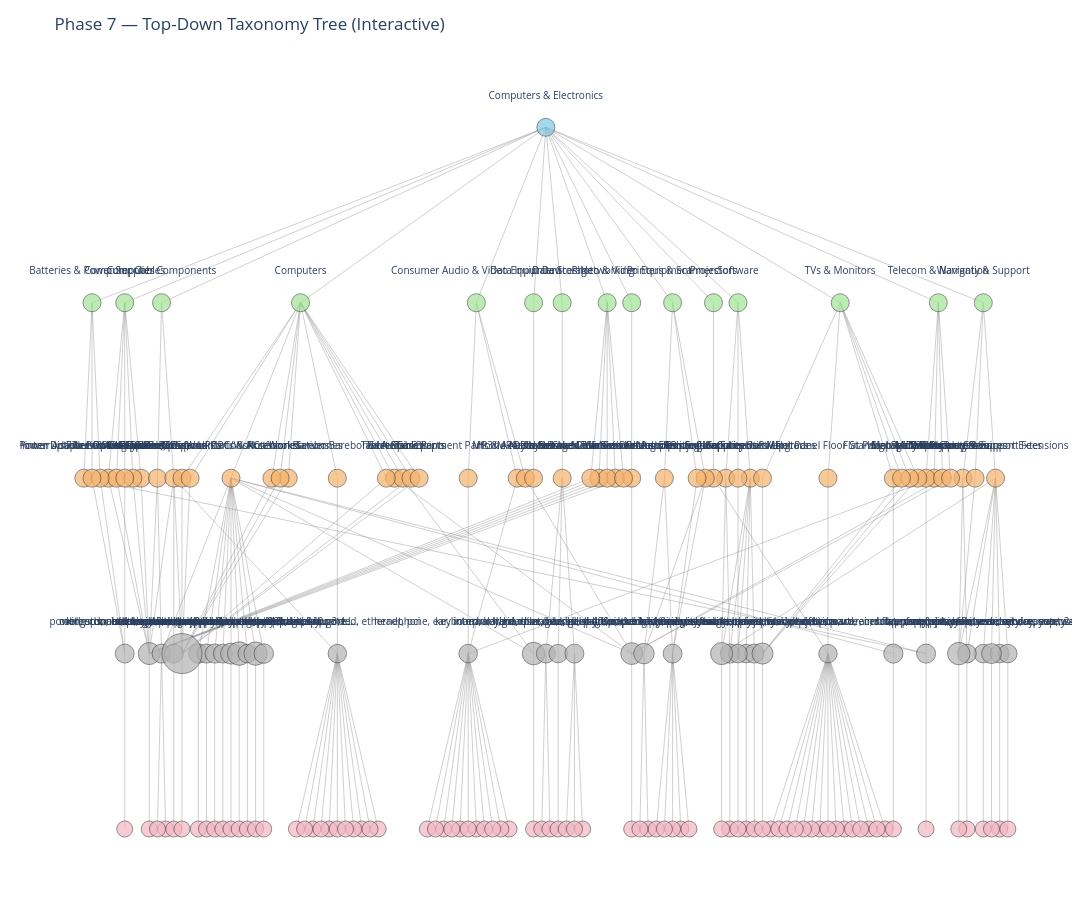

The notebook cell saved with this chart:
### Code cell
# === Phase 7: Interactive Top-Down TREE (Plotly) ===
# pip install plotly networkx

import json
from collections import defaultdict
from pathlib import Path

import networkx as nx
from networkx.readwrite import json_graph
import plotly.graph_objects as go

# ---------------------------
# Inputs / toggles
# ---------------------------
GRAPH_JSON_IN = "phase5_taxonomy_graph.json"   # from Phase 5
FOCUS_L1 = None        # e.g. "Computers & Electronics" or None for ALL
INCLUDE_LEVEL4 = True  # include product leaves
SHOW_LABELS = True     # draw text labels on nodes (except leaves)
MAX_LABEL = 40         # truncate labels for readability

# ---------------------------
# 1) Load graph
# ---------------------------
with open(GRAPH_JSON_IN, "r", encoding="utf-8") as f:
    data = json.load(f)
G = json_graph.node_link_graph(data, directed=True, multigraph=False)

print("Loaded:", G.number_of_nodes(), "nodes,", G.number_of_edges(), "edges")

# ---------------------------
# 2) Optional filtering
# ---------------------------
# Focus one Level1 branch
if FOCUS_L1 is not None:
    roots = [n for n, d in G.nodes(data=True) if d.get("type") == "level1" and d.get("label") == FOCUS_L1]
    if not roots:
        raise ValueError(f"Level1 '{FOCUS_L1}' not found.")
    keep = set([roots[0]])
    keep.update(nx.descendants(G, roots[0]))
    G = G.subgraph(keep).copy()
    print(f"Focused on L1='{FOCUS_L1}':", G.number_of_nodes(), "nodes,", G.number_of_edges(), "edges")

# Hide leaves if requested
if not INCLUDE_LEVEL4:
    to_drop = [n for n, d in G.nodes(data=True) if d.get("type") == "leaf"]
    G.remove_nodes_from(to_drop)
    print("Removed Level4 leaves:", len(to_drop))

# ---------------------------
# 3) Build a *tree-like* layout from the DAG
#    (choose a single primary parent for layout; still draw all edges)
# ---------------------------
level_order = {"level1": 1, "level2": 2, "level3": 3, "cluster": 4, "leaf": 5}
def node_level(n):
    return level_order.get(G.nodes[n].get("type", "cluster"), 4)

# Choose one primary parent (if multiple) to make a forest for layout
parents = {n: [] for n in G.nodes()}
for u, v in G.edges():
    parents[v].append(u)

# Prefer the parent with the *smallest* level (closer to root), then by label
primary_parent = {}
for n in G.nodes():
    ps = parents[n]
    if not ps:
        primary_parent[n] = None
    else:
        ps.sort(key=lambda p: (node_level(p), G.nodes[p].get("label","")))
        primary_parent[n] = ps[0]

# Children mapping for layout (using primary_parent)
children = defaultdict(list)
for n, p in primary_parent.items():
    if p is not None:
        children[p].append(n)

# Roots = Level1 nodes (or any node with no primary parent)
roots = [n for n in G.nodes() if primary_parent[n] is None and G.nodes[n].get("type") == "level1"]
if not roots:
    # Fallback: truly parentless nodes
    roots = [n for n in G.nodes() if primary_parent[n] is None]

# Sort children/roots by label so layout is deterministic
for n in children:
    children[n].sort(key=lambda x: G.nodes[x].get("label",""))
roots.sort(key=lambda x: G.nodes[x].get("label",""))

# Compute subtree widths (each leaf = width 1)
def subtree_width(n):
    if n not in children or len(children[n]) == 0:
        return 1
    return sum(subtree_width(c) for c in children[n])

# Assign x positions recursively so each parent sits over the center of its children
xpos, ypos = {}, {}
Y_SPACING = 1.0

def place_subtree(n, x_left):
    w = subtree_width(n)
    x_center = x_left + w / 2.0
    xpos[n] = x_center
    ypos[n] = -node_level(n) * Y_SPACING
    cur = x_left
    for c in children.get(n, []):
        wc = subtree_width(c)
        place_subtree(c, cur)
        cur += wc

# Lay out each root one after another
x_cursor = 0.0
GAP_BETWEEN_ROOTS = 2.0
for r in roots:
    w = subtree_width(r)
    place_subtree(r, x_cursor)
    x_cursor += w + GAP_BETWEEN_ROOTS

# If any nodes are unreachable from roots (rare), place them at the end
for n in G.nodes():
    if n not in xpos:
        xpos[n] = x_cursor
        ypos[n] = -node_level(n) * Y_SPACING
        x_cursor += 1.0

# ---------------------------
# 4) Styling / hovers
# ---------------------------
def node_color(d):
    t = d.get("type")
    return {
        "level1": "#7ec8e3",   # sky
        "level2": "#a0e493",   # green
        "level3": "#f6b26b",   # orange
        "cluster": "#b3b3b3",  # gray
        "leaf": "#f4b6c2",     # pink
    }.get(t, "#cccccc")

def node_size(d):
    base = 18
    if d.get("type") == "cluster":
        return min(40, base + 0.03 * d.get("size", 1))
    if d.get("type") == "leaf":
        return 16
    return 18

def cluster_label_text(raw):
    # "cid: terms" -> "terms"
    return raw.split(":", 1)[-1].strip() if ":" in raw else raw

def trunc(s, n=MAX_LABEL):
    s = s or ""
    return (s[:n-1] + "…") if len(s) > n else s

def hover_text(n, d):
    t = d.get("type", "")
    raw_label = d.get("label", "") or n
    tfidf_label = cluster_label_text(raw_label) if t == "cluster" else raw_label
    top_terms = d.get("top_terms", [])
    keywords = d.get("keywords", [])  # may be empty if you didn’t attach in Phase 5
    lines = [f"<b>{tfidf_label}</b>", f"Type: {t}"]
    if t == "cluster":
        lines.append(f"Cluster ID: {d.get('cluster_id','')} | Size: {d.get('size','')}")
    if top_terms:
        lines.append("Top terms: " + ", ".join(top_terms[:8]))
    if keywords:
        lines.append("Keywords: " + ", ".join(keywords[:8]))
    return "<br>".join(lines)

# ---------------------------
# 5) Build Plotly traces
# ---------------------------
# Edges (all edges; not just primary)
edge_x, edge_y = [], []
for u, v in G.edges():
    x0, y0 = xpos[u], ypos[u]
    x1, y1 = xpos[v], ypos[v]
    edge_x += [x0, x1, None]
    edge_y += [y0, y1, None]

edge_trace = go.Scatter(
    x=edge_x, y=edge_y,
    mode="lines",
    line=dict(width=1, color="rgba(120,120,120,0.35)"),
    hoverinfo="none",
    showlegend=False,
)

# Nodes
xs, ys, sizes, colors, hovers = [], [], [], [], []
for n, d in G.nodes(data=True):
    xs.append(xpos[n])
    ys.append(ypos[n])
    sizes.append(node_size(d))
    colors.append(node_color(d))
    hovers.append(hover_text(n, d))

node_trace = go.Scatter(
    x=xs, y=ys,
    mode="markers",
    marker=dict(size=sizes, color=colors, line=dict(width=1, color="rgba(60,60,60,0.8)")),
    text=hovers,
    hovertemplate="%{text}<extra></extra>",
    showlegend=False,
)

# Optional text labels (skip leaves to reduce clutter)
label_x, label_y, label_txt = [], [], []
if SHOW_LABELS:
    for n, d in G.nodes(data=True):
        if d.get("type") == "leaf":
            continue
        raw = d.get("label", "") or str(n)
        txt = cluster_label_text(raw) if d.get("type") == "cluster" else raw
        label_x.append(xpos[n])
        label_y.append(ypos[n] + 0.15)  # nudge a bit
        label_txt.append(trunc(txt, MAX_LABEL))

label_trace = go.Scatter(
    x=label_x, y=label_y,
    mode="text",
    text=label_txt,
    textposition="top center",
    textfont=dict(size=10),
    hoverinfo="none",
    showlegend=False,
)

# ---------------------------
# 6) Render
# ---------------------------
fig = go.Figure(data=[edge_trace, node_trace, label_trace] if SHOW_LABELS else [edge_trace, node_trace])
fig.update_layout(
    title="Phase 7 — Top-Down Taxonomy Tree (Interactive)",
    xaxis=dict(visible=False),
    yaxis=dict(visible=False),
    plot_bgcolor="white",
    paper_bgcolor="white",
    margin=dict(l=20, r=20, t=60, b=20),
    width=1400, height=900,
)
fig.show()

### Figure 1 — Plotly figure (JSON) as saved in the notebook; plotly's stock layout.template omitted (floating-point values rounded to 4 significant figures; data arrays with more than 128 entries replaced by an {"elided": "..."} marker saying what was removed)
{"data": [{"hoverinfo": "none", "line": {"color": "rgba(120,120,120,0.35)", "width": 1}, "mode": "lines", "showlegend": false, "type": "scatter", "x": {"elided": "705 float values"}, "y": {"elided": "705 int values"}}, {"hovertemplate": "%{text}<extra></extra>", "marker": {"color": {"elided": "188 str values"}, "line": {"color": "rgba(60,60,60,0.8)", "width": 1}, "size": {"elided": "188 float values"}}, "mode": "markers", "showlegend": false, "text": {"elided": "188 str values"}, "type": "scatter", "x": {"elided": "188 float values"}, "y": {"elided": "188 int values"}}, {"hoverinfo": "none", "mode": "text", "showlegend": false, "text": ["warranty, extended warranty, warranty s…", "Computers & Electronics", "Warranty & Support", "Warranty & Support Extensions", "headphone, ear, intraaural, headset, bi…", "Telecom & Navigation", "Mobile Headsets", "Consumer Audio & Video Equipment", "Audio Equipment Parts & Accessories", "Home Audio Sets", "coverplus, year, extension epson, warra…", "extension lenovo, service, year, 24x7, …", "nbd, prosupport, business day, day, sup…", "IT Support Services", "software symantec, symantec atp, atp, a…", "Software", "Software Licenses/Upgrades", "chain, software maintenance, software, …", "power, indoor, power adapter, ac dc, ad…", "Batteries & Power Supplies", "Power Adapters & Inverters", "Mobile Device Chargers", "Computers", "Notebook Parts & Accessories", "kaspersky, security, br kaspersky, lab,…", "Antivirus Security Software", "backup, exec, backup exec, symantec bac…", "Computer Utilities", "trend, security, micro, threat, busines…", "case, galaxy, compatibility, iphone, sc…", "Tablet Cases", "Mobile Phone Cases", "Photo & Video Equipment", "Camera Accessories", "Screen Protectors", "MP3/MP4 Player Cases", "battery, laptop battery, cell, battery …", "fsp, fujitsu fsp, year, service, extens…", "cable, connector, rj 45, patch, patch c…", "Computer Cables", "Fibre Optic Cables", "Networking Cables", "Networking", "PowerLine Network Adapters", "Wire Connectors", "Network Switches", "SCART Cables", "Network Transceiver Modules", "Network Media Converters", "Computer Components", "Chassis Components", "System Components", "Wireless Routers", "power, ups, outlet, ac outlet, c13", "Uninterruptible Power Supplies (UPSs)", "Power Distribution Units (PDUs)", "Power Cables", "tablet, year, compatibility asus, world…", "hpe, support, year, service, care", "Maintenance & Support Fees", "projection, projection screen, screen, …", "Projectors", "Projection Screens", "TVs & Monitors", "Flat Panel Floor Stands", "motherboard lenovo, motherboard, spare,…", "screen, screen replaces, wxga, replaces…", "motherboard, motherboard hp, 001 notebo…", "toner, page, cartridge, toner cartridge…", "Printers & Scanners", "Printing Supplies", "Printing Equipment", "dpi, print, printing, sheet, laser", "Printing Media", "keyboard, notebook spare, spare, housin…", "keyboard, keyboard lenovo, ideapad, not…", "Data Input Devices", "Keyboards", "Tablet Spare Parts", "satellite, display, notebook spare, spa…", "mainboard, acer flat, panel spare, flat…", "Flat Panel Spare Parts", "motherboard, acer notebook, motherboard…", "compaq, compaq pc, pc 15, display, note…", "compaq elitebook, elitebook, 840 g3, el…", "kingston, memory, memory module, module…", "dvb, smart tv, pixel hd, dvb dvb, smart", "TVs", "Computer Monitors", "Signage Displays", "Hospitality TVs", "internal hard, rpm, hdd, hard drive, dr…", "Data Storage", "Data Storage Devices", "rpm, hard drive, hard, dell 400, drive …", "origin, storage, ssd, solution, serial …", "br br, processor, gen, pixel, memory", "PCs/Workstations", "Notebooks", "Tablets", "All-in-One PCs/Workstations", "Backpack PCs", "Servers", "PC/Workstation Barebones", "Thin Clients", "socket, lga, supported, ethernet, pci", "Server Barebones"], "textfont": {"size": 10}, "textposition": "top center", "type": "scatter", "x": [110.5, 57, 110.5, 112, 47.5, 105, 104.5, 48.5, 47.5, 53.5, 112.5, 113.5, 108.5, 108, 81.5, 80.5, 82, 82.5, 103.5, 1.5, 0.5, 103.5, 27, 18.5, 79.5, 79, 80.5, 80.5, 78.5, 67.5, 38.5, 105.5, 67.5, 67.5, 106.5, 54.5, 14.5, 111.5, 8.5, 5.5, 3.5, 4.5, 64.5, 65.5, 7.5, 63.5, 6.5, 64.5, 62.5, 10, 9.5, 11.5, 66.5, 5.5, 2.5, 1.5, 5.5, 15.5, 107.5, 109.5, 91.5, 77.5, 77.5, 93, 91.5, 10, 16.5, 17.5, 69, 72.5, 76.5, 71.5, 72.5, 75.5, 18.5, 55.5, 55.5, 55.5, 39.5, 19.5, 99.5, 99.5, 20.5, 21.5, 22.5, 11.5, 83.5, 102.5, 83.5, 101.5, 100.5, 57, 59, 59, 58.5, 60.5, 12.5, 25.5, 23.5, 40.5, 12.5, 13.5, 37.5, 24.5, 41.5, 31.5, 31.5], "y": [-3.85, -0.85, -1.85, -2.85, -3.85, -1.85, -2.85, -1.85, -2.85, -2.85, -3.85, -3.85, -3.85, -2.85, -3.85, -1.85, -2.85, -3.85, -3.85, -1.85, -2.85, -2.85, -1.85, -2.85, -3.85, -2.85, -3.85, -2.85, -3.85, -3.85, -2.85, -2.85, -1.85, -2.85, -2.85, -2.85, -3.85, -3.85, -3.85, -1.85, -2.85, -2.85, -1.85, -2.85, -2.85, -2.85, -2.85, -2.85, -2.85, -1.85, -2.85, -2.85, -2.85, -3.85, -2.85, -2.85, -2.85, -3.85, -3.85, -2.85, -3.85, -1.85, -2.85, -1.85, -2.85, -3.85, -3.85, -3.85, -3.85, -1.85, -2.85, -2.85, -3.85, -2.85, -3.85, -3.85, -1.85, -2.85, -2.85, -3.85, -3.85, -2.85, -3.85, -3.85, -3.85, -3.85, -3.85, -2.85, -2.85, -2.85, -2.85, -3.85, -1.85, -2.85, -3.85, -3.85, -3.85, -2.85, -2.85, -2.85, -2.85, -2.85, -2.85, -2.85, -2.85, -3.85, -2.85]}], "layout": {"height": 900, "margin": {"b": 20, "l": 20, "r": 20, "t": 60}, "paper_bgcolor": "white", "plot_bgcolor": "white", "title": {"text": "Phase 7 — Top-Down Taxonomy Tree (Interactive)"}, "width": 1400, "xaxis": {"visible": false}, "yaxis": {"visible": false}}}
